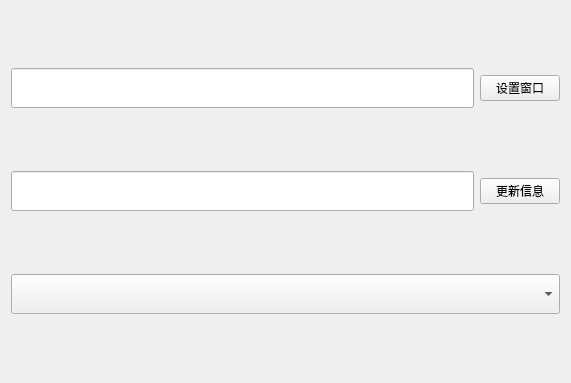
<?xml version="1.0" encoding="UTF-8"?>
<ui version="4.0">
 <class>Widget</class>
 <widget class="QWidget" name="Widget">
  <property name="geometry">
   <rect>
    <x>0</x>
    <y>0</y>
    <width>571</width>
    <height>383</height>
   </rect>
  </property>
  <property name="windowTitle">
   <string>Widget</string>
  </property>
  <layout class="QVBoxLayout" name="verticalLayout" stretch="1,2,3">
   <item>
    <layout class="QHBoxLayout" name="horizontalLayout" stretch="0,0">
     <item>
      <widget class="QLineEdit" name="lineEdit">
       <property name="minimumSize">
        <size>
         <width>0</width>
         <height>40</height>
        </size>
       </property>
       <property name="maximumSize">
        <size>
         <width>16777215</width>
         <height>16777215</height>
        </size>
       </property>
      </widget>
     </item>
     <item>
      <widget class="QPushButton" name="btnSet">
       <property name="text">
        <string>设置窗口</string>
       </property>
       <property name="iconSize">
        <size>
         <width>40</width>
         <height>40</height>
        </size>
       </property>
      </widget>
     </item>
    </layout>
   </item>
   <item>
    <layout class="QHBoxLayout" name="horizontalLayout_2" stretch="0,0">
     <item>
      <widget class="QLineEdit" name="lineInfo">
       <property name="sizePolicy">
        <sizepolicy hsizetype="Expanding" vsizetype="Fixed">
         <horstretch>40</horstretch>
         <verstretch>50</verstretch>
        </sizepolicy>
       </property>
       <property name="minimumSize">
        <size>
         <width>0</width>
         <height>40</height>
        </size>
       </property>
       <property name="sizeIncrement">
        <size>
         <width>40</width>
         <height>40</height>
        </size>
       </property>
       <property name="baseSize">
        <size>
         <width>30</width>
         <height>30</height>
        </size>
       </property>
      </widget>
     </item>
     <item>
      <widget class="QPushButton" name="btnUpdate">
       <property name="text">
        <string>更新信息</string>
       </property>
       <property name="iconSize">
        <size>
         <width>40</width>
         <height>40</height>
        </size>
       </property>
      </widget>
     </item>
    </layout>
   </item>
   <item>
    <widget class="QComboBox" name="comboBox">
     <property name="minimumSize">
      <size>
       <width>0</width>
       <height>40</height>
      </size>
     </property>
    </widget>
   </item>
  </layout>
 </widget>
 <resources/>
 <connections/>
</ui>
